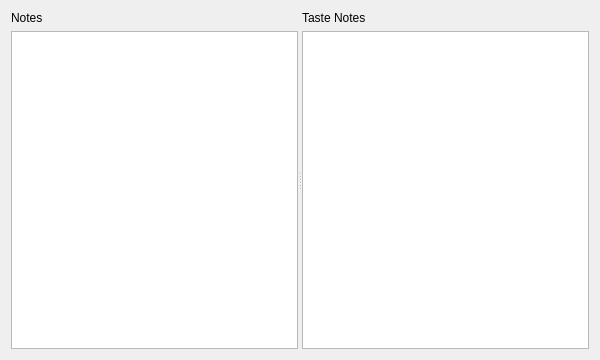
<?xml version="1.0" encoding="UTF-8"?>
<ui version="4.0">
 <class>recipeNotesWidget</class>
 <widget class="QWidget" name="recipeNotesWidget">
  <property name="geometry">
   <rect>
    <x>0</x>
    <y>0</y>
    <width>600</width>
    <height>360</height>
   </rect>
  </property>
  <property name="windowTitle">
   <string>Form</string>
  </property>
  <layout class="QHBoxLayout" name="horizontalLayout">
   <item>
    <widget class="QSplitter" name="splitter">
     <property name="orientation">
      <enum>Qt::Horizontal</enum>
     </property>
     <property name="childrenCollapsible">
      <bool>false</bool>
     </property>
     <widget class="QWidget" name="widget_notes">
      <layout class="QVBoxLayout" name="verticalLayout_notes">
       <property name="leftMargin">
        <number>0</number>
       </property>
       <property name="topMargin">
        <number>0</number>
       </property>
       <property name="rightMargin">
        <number>0</number>
       </property>
       <property name="bottomMargin">
        <number>0</number>
       </property>
       <item>
        <widget class="QLabel" name="label_notes">
         <property name="text">
          <string>Notes</string>
         </property>
         <property name="buddy">
          <cstring>btTextEdit_notes</cstring>
         </property>
        </widget>
       </item>
       <item>
        <widget class="BtTextEdit" name="btTextEdit_notes">
         <property name="minimumSize">
          <size>
           <width>256</width>
           <height>0</height>
          </size>
         </property>
         <property name="toolTip">
          <string>General notes about the recipe</string>
         </property>
        </widget>
       </item>
      </layout>
     </widget>
     <widget class="QWidget" name="widget_tasteNotes">
      <layout class="QVBoxLayout" name="verticalLayout_tasteNotes">
       <property name="leftMargin">
        <number>0</number>
       </property>
       <property name="topMargin">
        <number>0</number>
       </property>
       <property name="rightMargin">
        <number>0</number>
       </property>
       <property name="bottomMargin">
        <number>0</number>
       </property>
       <item>
        <widget class="QLabel" name="label_tasteNotes">
         <property name="text">
          <string>Taste Notes</string>
         </property>
         <property name="buddy">
          <cstring>btTextEdit_tasteNotes</cstring>
         </property>
        </widget>
       </item>
       <item>
        <widget class="BtTextEdit" name="btTextEdit_tasteNotes">
         <property name="minimumSize">
          <size>
           <width>256</width>
           <height>0</height>
          </size>
         </property>
         <property name="toolTip">
          <string>How the finished beer tastes</string>
         </property>
        </widget>
       </item>
      </layout>
     </widget>
    </widget>
   </item>
  </layout>
 </widget>
 <customwidgets>
  <customwidget>
   <class>BtTextEdit</class>
   <extends>QPlainTextEdit</extends>
   <header location="global">BtTextEdit.h</header>
  </customwidget>
 </customwidgets>
 <tabstops>
  <tabstop>btTextEdit_notes</tabstop>
  <tabstop>btTextEdit_tasteNotes</tabstop>
 </tabstops>
 <resources/>
</ui>
